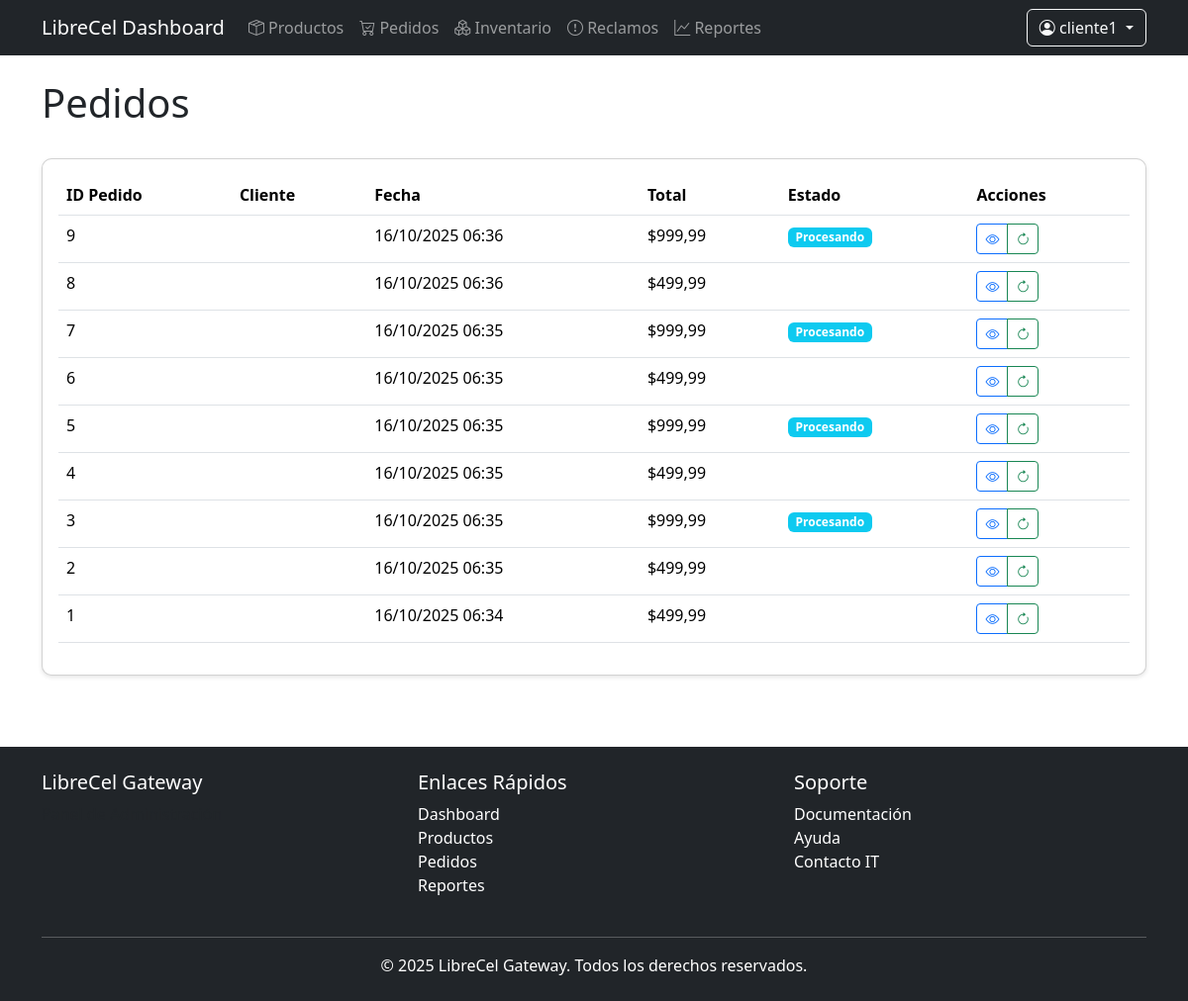
/dashboard/pedidos/ (signed in), run on an earlier commit of the app's database.
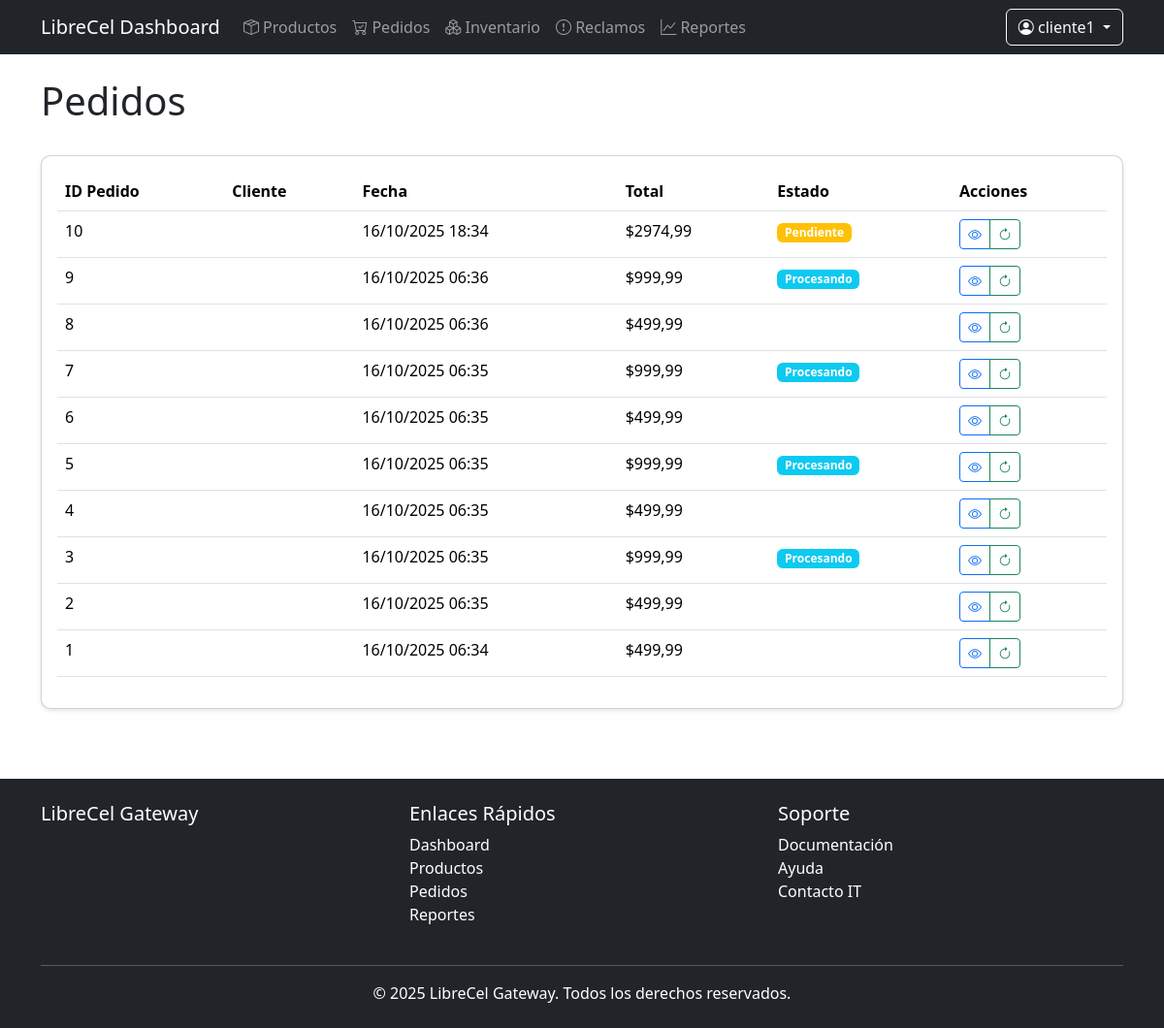
And on a later commit of the database.
### storefront/models.py (models this page shows, shortened)
class Order(models.Model):
    STATUS_CHOICES = [
        ('pending', 'Pendiente'),
        ('processing', 'En Proceso'),
        ('shipped', 'Enviado'),
        ('delivered', 'Entregado'),
        ('cancelled', 'Cancelado'),
    ]
    PAYMENT_METHOD_CHOICES = [
        ('credit_card', 'Tarjeta de Crédito'),
        ('debit_card', 'Tarjeta de Débito'),
        ('transfer', 'Transferencia Bancaria'),
        ('cash', 'Efectivo'),
    ]
    user = models.ForeignKey(User, on_delete=models.CASCADE)
    created_at = models.DateTimeField(auto_now_add=True)
    updated_at = models.DateTimeField(auto_now=True)
    status = models.CharField(max_length=20, choices=STATUS_CHOICES, default='pending')
    payment_method = models.CharField(max_length=20, choices=PAYMENT_METHOD_CHOICES)
    shipping_address = models.CharField(max_length=200, blank=True, null=True)
    shipping_city = models.CharField(max_length=100, blank=True, null=True)
    shipping_state = models.CharField(max_length=100, blank=True, null=True)
    shipping_postal_code = models.CharField(max_length=10, blank=True, null=True)
    shipping_phone = models.CharField(max_length=20, blank=True, null=True)
    total = models.DecimalField(max_digits=10, decimal_places=2, default=0)
    external_sale_id = models.CharField(max_length=100, blank=True, null=True, help_text="ID de la venta en el microservicio de Ventas")
    tax = models.DecimalField(max_digits=10, decimal_places=2, default=0)
    discount = models.DecimalField(max_digits=10, decimal_places=2, default=0)
    notes = models.TextField(blank=True)

### dashboard/decorators.py (the view)
    def wrap(request, *args, **kwargs):
        if request.user.is_staff:
            return function(request, *args, **kwargs)
        raise PermissionDenied

### dashboard/views.py (called while the page is built)
@login_required
@staff_required
def order_list(request):
    orders = Order.objects.all().order_by('-created_at')
    return render(request, 'dashboard/orders/list.html', {
        'orders': orders
    })

### templates/dashboard/orders/list.html (shortened to what this page needs)
{% extends "dashboard/base.html" %}
{% load static %}
{% block content %}
<div class="container">
    <div class="d-flex justify-content-between align-items-center mb-4">
        <h1>Pedidos</h1>
    </div>
    <div class="card dashboard-card">
        <div class="card-body">
            <div class="table-responsive">
                <table class="table table-hover">
                    <thead>
                        <tr>
                            <th>ID Pedido</th>
                            <th>Cliente</th>
                            <th>Fecha</th>
                            <th>Total</th>
                            <th>Estado</th>
                            <th>Acciones</th>
                        </tr>
                    </thead>
                    <tbody>
                        {% for order in orders %}
                        <tr>
                            <td>{{ order.id }}</td>
                            <td>{{ order.user.get_full_name }}</td>
                            <td>{{ order.created_at|date:"d/m/Y H:i" }}</td>
                            <td>${{ order.total }}</td>
                            <td>
                                {% if order.status == 'pending' %}
                                <span class="badge bg-warning">Pendiente</span>
                                {% elif order.status == 'processing' %}
                                <span class="badge bg-info">Procesando</span>
                                {% elif order.status == 'shipped' %}
                                <span class="badge bg-primary">Enviado</span>
                                {% elif order.status == 'delivered' %}
                                <span class="badge bg-success">Entregado</span>
                                {% elif order.status == 'cancelled' %}
                                <span class="badge bg-danger">Cancelado</span>
                                {% endif %}
                            </td>
                            <td>
                                <div class="btn-group">
                                    <a href="{% url 'dashboard:order_detail' order.id %}"
                                       class="btn btn-sm btn-outline-primary">
                                        <i class="bi bi-eye"></i>
                                    </a>
                                    {% if perms.storefront.change_order %}
                                    <button type="button"
                                            class="btn btn-sm btn-outline-success"
                                            onclick="updateOrderStatus({{ order.id }})">
                                        <i class="bi bi-arrow-clockwise"></i>
                                    </button>
                                    {% endif %}
                                </div>
                            </td>
                        </tr>
                        {% endfor %}
                    </tbody>
                </table>
            </div>
        </div>
    </div>
</div>
{% endblock %}

What changed in the data, as far as the page shows it:
added Order: id "10", created_at "16/10/2025 18:34", total "2974,99", status "Pendiente"
